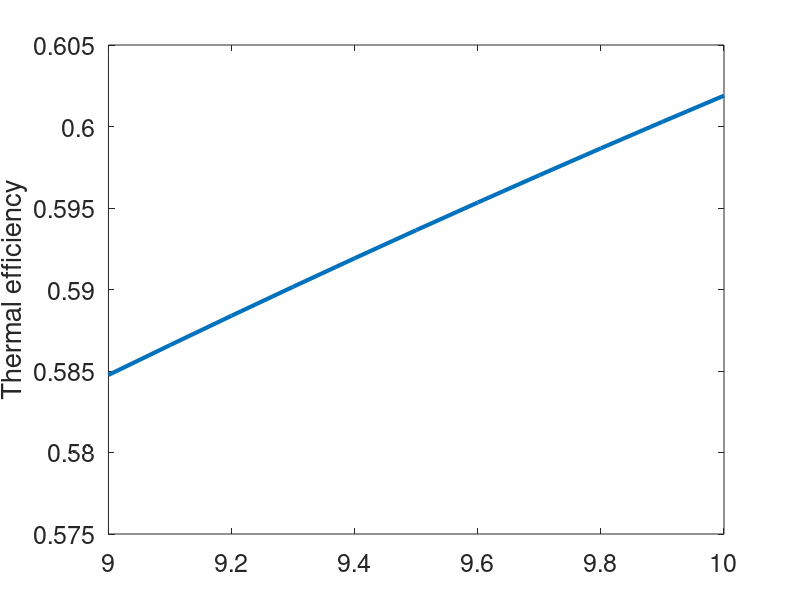

Write the MATLAB code that produced this figure. (Note: this script raises an error after producing the figure.)
%%
% This program  computes various trade studies, comparing various metrics 
% as a function of displacement and compression ratio
clear all
close all
set(0, 'DefaultAxesFontWeight', 'normal', ...
      'DefaultAxesFontSize', 18, ...
      'DefaultAxesFontAngle', 'normal', ... 
      'DefaultAxesFontWeight', 'normal', ... 
      'DefaultAxesTitleFontWeight', 'bold', ...
      'DefaultAxesTitleFontSizeMultiplier', 1.2) ;
set(groot,'defaultLineLineWidth',3)
i = 1 
figure
for rc = 9:.1:10
    
    % Initial Conditions
    p(1,i) = 101325;%pa
    %p(1,i) = p(1)*1000; %pa
    T(1,i) = 300; %k
    %(1,i) = 300; %k
    gamma = 1.4;
    R = 287; %j/kg, gas constant
    %rc = 9; % compression ration
    Qlhv = 44e6; %j/kg
    Cp = R*gamma/(gamma-1); 
    f = 14.7; % air to fuel ratio
    
    % State 1
    rho(1, i) = p(1, i)/(R*T(1, i)); 

    % State 2
    rho(2, i) = rho(1, i) * rc;
    p(2, i) = p(1, i)* (rho(2, i)/rho(1, i))^gamma;
    T(2, i) = p(2, i)/(rho(2, i)* R);

    % State 3
    T(3, i) = T(2, i) + .8*Qlhv/(Cp* f); %.8 is thermal efficeny of combustionn
    rho(3, i) = rho(2, i);
    p(3, i) = rho(3, i) * R* T(3,i);

    % State 4
    rho(4, i) = rho(1, i);
    p(4, i) = p(3, i)* (rho(4, i)/rho(3, i))^ (gamma); %this is an estimate, could use refprop to find actual
    T(4, i) = p(4, i)/(rho(4, i) * R);
    j = 1;
    for D = .0015 : .000050 : .0018
        % Work
        %m^3
        C = 6; % initial guess
        Cv = Cp-R;
        Ws(i, j) = Cv*((T(3, i)-T(2, i)) - (T(4, i)-T(1, i)));
        Ma(i, j) = (D/C)*(rc/(rc-1)) * rho(1, i);
        Wc(i, j) = Ws(i, j)*Ma(i, j);
        Wt(i, j) = Wc(i, j) * C; %total work

        %Power
        N = 5000; % RPM, Max
        Power(i, j) = Wt(i, j) * N/120;
        P_rate(i, j) = .8 * Power(i, j); 
        P_specific(i, j) = Ws(i, j) * N/120;
        P_cylinder(i, j) = P_specific(i, j) * Ma(i, j);
        P_total(i, j) = P_cylinder(i, j) * C;
        P_hp(i, j) = P_total(i, j)/745.699872;
        % SFC
        SFC(i, j) = (C * Ma(i, j)/f)/(Wt(i, j)); %kg/kj
        SFC_Converted(i, j) = SFC(i,j) * 3.6e9; %g/Kw-hr
        j = j+ 1;
    end
    otto_eff(i) = 1-(1/rc^(gamma-1))
    o_eff(i) = 1-(T(4,i)-T(1,i))./(T(3,i)-T(2,i))
    i = i + 1; 
end

%%

% Thermal efficiency trade study: Compression ratio
figure
plot(9:.1:10, otto_eff)
ylabel("Thermal efficiency")
hold on
yyaxis right
plot(9:.1:10, SFC_Converted(:, 1));
legend('Thermal Efficiency', 'SFC')

%st = strcat('Compression Ratio =  ' , num2str(9 + .1*(i-1)))
%text(.0016,SFC_Converted(i,1)+.25, st);
%plot(SFC_Converted(i,:)
%st = strcat('Compression Ratio =  ' , num2str(9.0))
%text(.0016,SFC_Converted(1,1)+.25, st);
ylabel('Specific Fuel Consumption (g/Kw-hr)')
xlabel('RC')
title('Specific Fuel Consumption and Thermal Efficiency vs Compression Ratio')

rho_1 = p(1,1)/(R*T(1,1))
mass_flow_air = SFC(1,1)*Power(1,1)*f

vol_eff = 2*mass_flow_air/(rho_1*.0015*(N/60))

%%

% Trade Study of compression ratio and displacement vs horsepower
figure
for i = 1 : 7
    plot(P_hp(:,i),9:.1:10);
    hold on
    st = strcat('Displacement =  ' , num2str(.00150 + .00005*(i-1)), ' cc');
    ht = text(P_hp(1, i ),9.3, st);
    set(ht, 'Rotation', 85);
end
xlabel('Horse Power')
ylabel('Compression ratio')
title('Horse Power vs Compression Ratio and Displacement')
%%
C = 6
air_flow = Ma * N * C/120

figure 
hold on

for i = 1 : 7
    plot(air_flow(:,i),9:.1:10);
    st = strcat('Displacement =  ' , num2str(.00150 + .00005*(i-1)), ' cc');
    ht = text(air_flow(1, i ),9.3, st);
    set(ht, 'Rotation', 95);
end

xlabel('Air flow (kg/s)')
ylabel('Compression ratio')
title('Airflow vs Compression Ratio and Displacement')
xlim([.080, .1])